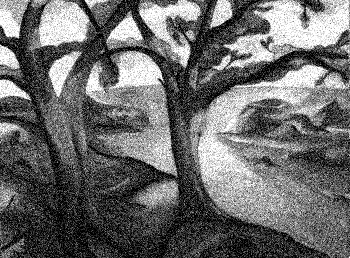
%> input picture trees_var002.tif, 350 x 258 px
$ octave Median_Filter.m   (GNU Octave 9; MATLAB toolbox functions it lacks are replaced by stand-ins)
%> lines starting %> are read from the running program, lines starting %| are printed output that depends on the picture
var002 = imread('trees_var002.tif');
%> var002 is the input picture: size 258x350 uint8; min 0, max 255, mean 107.5
var010 = imread('trees_var010.tif');
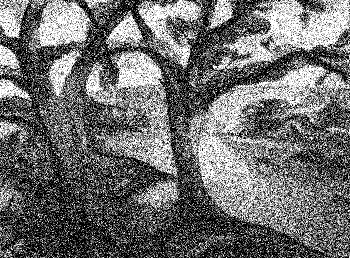
%> input picture trees_var010.tif, 350 x 258 px
%> var010 is the input picture: size 258x350 uint8; min 0, max 255, mean 110.2
var025 = imread('trees_var025.tif');
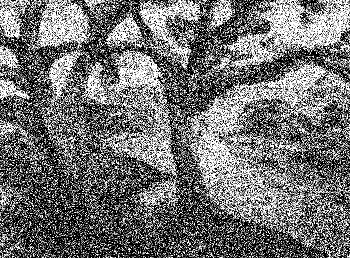
%> input picture trees_var025.tif, 350 x 258 px
%> var025 is the input picture: size 258x350 uint8; min 0, max 255, mean 114.1

salt004 = imread('trees_salt004.tif');
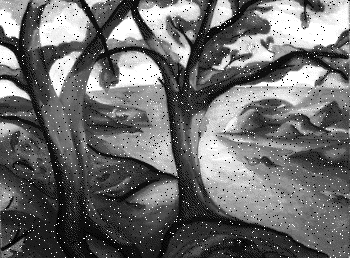
%> input picture trees_salt004.tif, 350 x 258 px
%> salt004 is the input picture: size 258x350 uint8; min 0, max 255, mean 107.9
salt020 = imread('trees_salt020.tif');
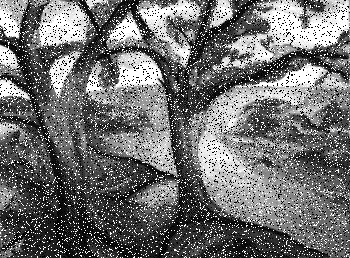
%> input picture trees_salt020.tif, 350 x 258 px
%> salt020 is the input picture: size 258x350 uint8; min 0, max 255, mean 111.5
salt050 = imread('trees_salt050.tif');
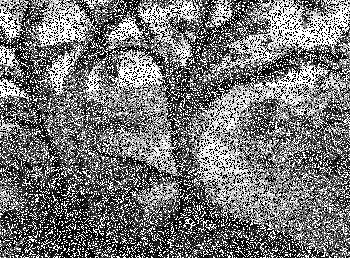
%> input picture trees_salt050.tif, 350 x 258 px
%> salt050 is the input picture: size 258x350 uint8; min 0, max 255, mean 117.7

% figure, imshow(salt004);
% figure, imshow(salt020);
% figure, imshow(salt050);

% v2f1 = medfilt2(var002);
% v2f2 = medfilt2(v2f1);
% figure, imshow(v2f1);
% figure, imshow(v2f2);

s2f3 = medfilt2(salt050);
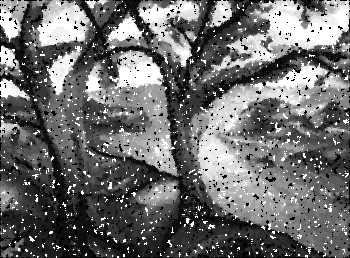
%> s2f3: size 258x350 uint8; min 0, max 255, mean 108.9
% s2f2 = medfilt2(s2f1);
figure, imshow(s2f3);
% figure, imshow(s2f2);
